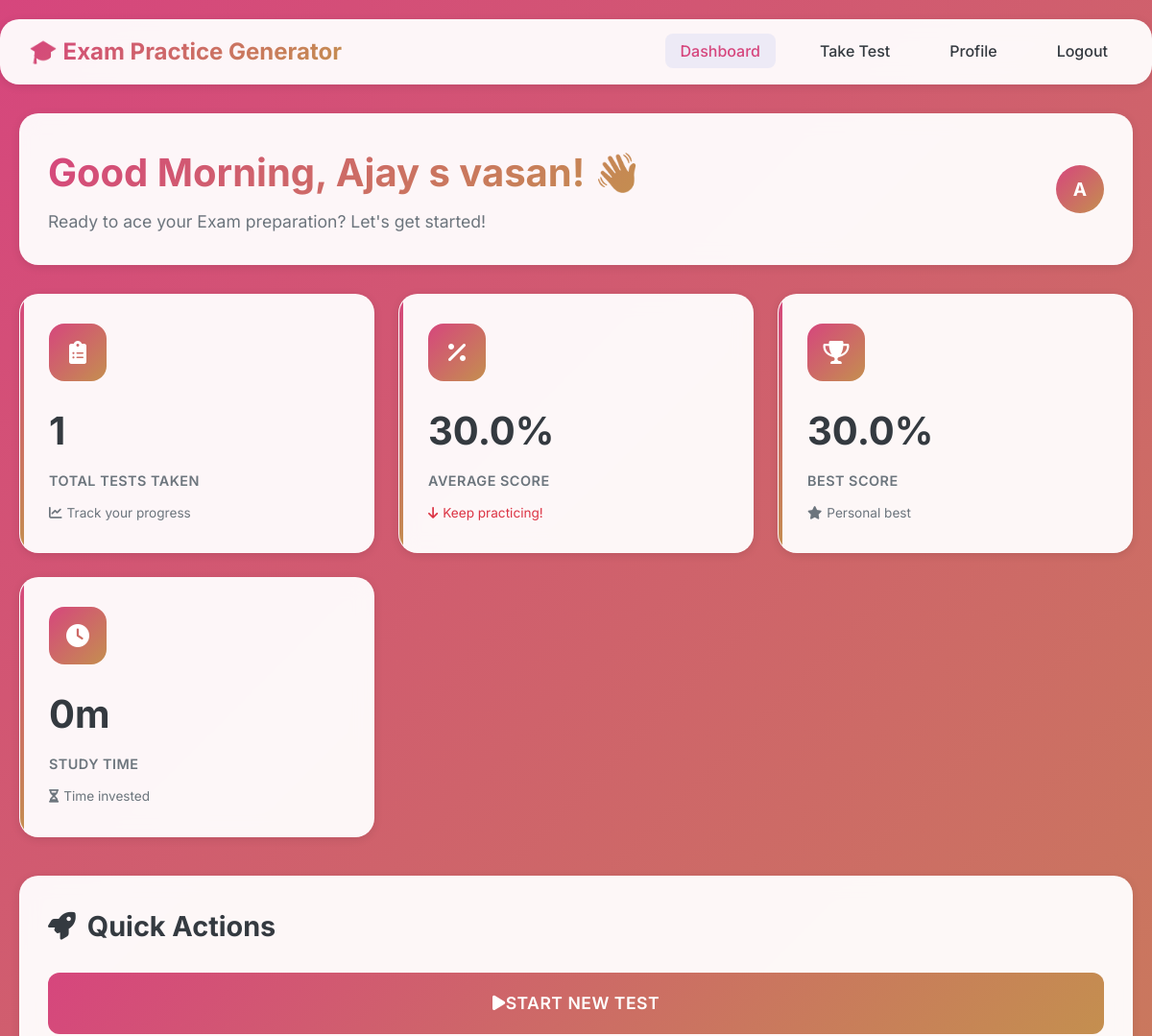
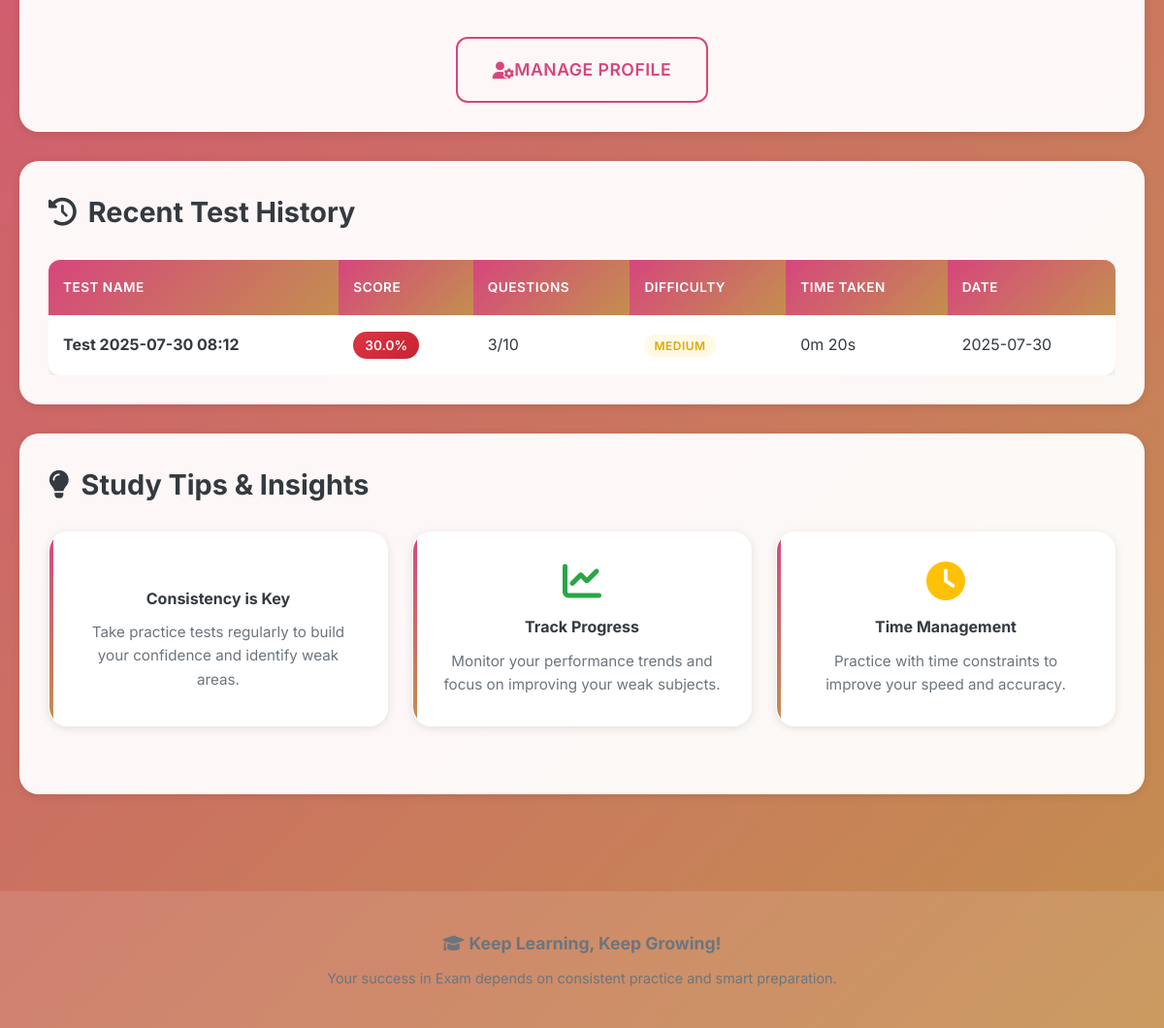
The app's page /dashboard (signed in) with its own data (2 pictures, top to bottom).
### tables this page shows
CREATE TABLE test_history (
            id INTEGER PRIMARY KEY AUTOINCREMENT,
            user_id INTEGER NOT NULL,
            test_name TEXT,
            total_questions INTEGER,
            correct_answers INTEGER,
            score_percentage REAL,
            time_taken INTEGER,
            difficulty TEXT,
            created_at TIMESTAMP DEFAULT CURRENT_TIMESTAMP,
            FOREIGN KEY (user_id) REFERENCES users (id)
        );

### app.py (the view)
@app.route('/dashboard')
@login_required
def dashboard():
    conn = get_db_connection()
    test_history = conn.execute(
        '''SELECT * FROM test_history
           WHERE user_id = ?
           ORDER BY created_at DESC
           LIMIT 10''',
        (session['user_id'],)
    ).fetchall()
    stats = conn.execute(
        '''SELECT
           COUNT(*) as total_tests,
           AVG(score_percentage) as avg_score,
           MAX(score_percentage) as best_score,
           SUM(time_taken) as total_time
           FROM test_history
           WHERE user_id = ?''',
        (session['user_id'],)
    ).fetchone()
    conn.close()
    return render_template('dashboard.html', test_history=test_history, stats=stats)

### app.py (called while the page is built)
def get_db_connection():
    conn = sqlite3.connect('gate_app.db')
    conn.row_factory = sqlite3.Row
    return conn

def login_required(f):
    from functools import wraps
    @wraps(f)
    def decorated_function(*args, **kwargs):
        if 'user_id' not in session:
            return redirect(url_for('login'))
        return f(*args, **kwargs)
    return decorated_function

### templates/dashboard.html (shortened to what this page needs)
<!DOCTYPE html>
<html lang="en">
<head>
    <link rel="stylesheet" href="{{ url_for('static', filename='css/styles.css') }}">
    <link rel="stylesheet" href="https://cdnjs.cloudflare.com/ajax/libs/font-awesome/6.0.0/css/all.min.css">
</head>
<body>
    <nav class="navbar">
        <a href="{{ url_for('dashboard') }}" class="nav-brand">
            🎓 Exam Practice Generator
        </a>
        <ul class="nav-menu">
            <li><a href="{{ url_for('dashboard') }}" class="active">Dashboard</a></li>
            <li><a href="{{ url_for('test_page') }}">Take Test</a></li>
            <li><a href="{{ url_for('profile') }}">Profile</a></li>
            <li><a href="{{ url_for('logout') }}">Logout</a></li>
        </ul>
    </nav>
    <div class="dashboard-container">
        <div class="dashboard-header">
            <div class="welcome-text">
                <h1>Welcome, {{ session.full_name }}! 👋</h1>
                <p>Ready to ace your Exam preparation? Let's get started!</p>
            </div>
            <div class="header-actions">
                <div class="user-avatar">
                    {{ session.full_name[0].upper() }}
                </div>
            </div>
        </div>
        <div class="stats-grid">
            <div class="stat-card">
                <div class="stat-icon">
                    <i class="fas fa-clipboard-list"></i>
                </div>
                <div class="stat-value">{{ stats.total_tests or 0 }}</div>
                <div class="stat-label">Total Tests Taken</div>
                <div class="stat-trend trend-neutral">
                    <i class="fas fa-chart-line"></i>
                    Track your progress
                </div>
            </div>
            <div class="stat-card">
                <div class="stat-icon">
                    <i class="fas fa-percentage"></i>
                </div>
                <div class="stat-value">{{ "%.1f"|format(stats.avg_score or 0) }}%</div>
                <div class="stat-label">Average Score</div>
                <div class="stat-trend {% if stats.avg_score and stats.avg_score >= 70 %}trend-up{% elif stats.avg_score and stats.avg_score >= 50 %}trend-neutral{% else %}trend-down{% endif %}">
                    <i class="fas fa-{% if stats.avg_score and stats.avg_score >= 70 %}arrow-up{% elif stats.avg_score and stats.avg_score >= 50 %}minus{% else %}arrow-down{% endif %}"></i>
                    {% if stats.avg_score and stats.avg_score >= 70 %}Excellent!{% elif stats.avg_score and stats.avg_score >= 50 %}Good progress{% else %}Keep practicing!{% endif %}
                </div>
            </div>
            <div class="stat-card">
                <div class="stat-icon">
                    <i class="fas fa-trophy"></i>
                </div>
                <div class="stat-value">{{ "%.1f"|format(stats.best_score or 0) }}%</div>
                <div class="stat-label">Best Score</div>
                <div class="stat-trend {% if stats.best_score and stats.best_score >= 80 %}trend-up{% else %}trend-neutral{% endif %}">
                    <i class="fas fa-star"></i>
                    Personal best
                </div>
            </div>
            <div class="stat-card">
                <div class="stat-icon">
                    <i class="fas fa-clock"></i>
                </div>
                <div class="stat-value">
                    {% if stats.total_time %}
                        {% set minutes = ((stats.total_time % 3600) // 60) %}
                        {% if hours > 0 %}{{ hours }}h {% endif %}{{ minutes }}m
                    {% else %}
                        0m
                    {% endif %}
                </div>
                <div class="stat-label">Study Time</div>
                <div class="stat-trend trend-neutral">
                    <i class="fas fa-hourglass-half"></i>
                    Time invested
                </div>
            </div>
        </div>
        <div class="history-section">
            <h2 class="section-title">
                <i class="fas fa-rocket"></i>
                Quick Actions
            </h2>
            <div class="action-buttons">
                <a href="{{ url_for('test_page') }}" class="btn btn-primary btn-large">
                    <i class="fas fa-play"></i>
                    Start New Test
                </a>
                <a href="{{ url_for('profile') }}" class="btn btn-outline btn-large">
                    <i class="fas fa-user-cog"></i>
                    Manage Profile
                </a>
            </div>
        </div>
        <div class="history-section">
            <h2 class="section-title">
                <i class="fas fa-history"></i>
                Recent Test History
            </h2>
            {% if test_history %}
                <div style="overflow-x: auto;">
                    <table class="history-table">
                        <thead>
                            <tr>
                                <th>Test Name</th>
                                <th>Score</th>
                                <th>Questions</th>
                                <th>Difficulty</th>
                                <th>Time Taken</th>
                                <th>Date</th>
                            </tr>
                        </thead>
                        <tbody>
                            {% for test in test_history %}
                                <tr>
                                    <td>
                                        <strong>{{ test.test_name or 'Practice Test' }}</strong>
                                    </td>
                                    <td>
                                        <span class="score-badge {% if test.score_percentage >= 80 %}score-excellent{% elif test.score_percentage >= 60 %}score-good{% elif test.score_percentage >= 40 %}score-average{% else %}score-poor{% endif %}">
                                            {{ "%.1f"|format(test.score_percentage) }}%
                                        </span>
                                    </td>
                                    <td>{{ test.correct_answers }}/{{ test.total_questions }}</td>
                                    <td>
                                        <span class="difficulty-badge difficulty-{{ test.difficulty }}">
                                            {{ test.difficulty.title() }}
                                        </span>
                                    </td>
                                    <td>
                                        {% if test.time_taken %}
                                            {% set minutes = (test.time_taken // 60) %}
                                            {% set seconds = (test.time_taken % 60) %}
                                            {{ minutes }}m {{ seconds }}s
                                        {% else %}
                                            N/A
                                        {% endif %}
                                    </td>
                                    <td>{{ test.created_at.split(' ')[0] if test.created_at else 'N/A' }}</td>
                                </tr>
                            {% endfor %}
                        </tbody>
                    </table>
                </div>
            {% endif %}
        </div>
        <div class="history-section">
            <h2 class="section-title">
                <i class="fas fa-lightbulb"></i>
                Study Tips & Insights
            </h2>
            <div class="stats-grid">
                <div class="stat-card">
                    <div style="text-align: center;">
                        <h4 style="color: var(--darker-color); margin-bottom: 10px;">Consistency is Key</h4>
                        <p style="color: #6c757d; font-size: 0.95rem; line-height: 1.6;">
                            Take practice tests regularly to build your confidence and identify weak areas.
                        </p>
                    </div>
                </div>
                <div class="stat-card">
                    <div style="text-align: center;">
                        <i class="fas fa-chart-line" style="font-size: 2.5rem; color: var(--success-color); margin-bottom: 15px;"></i>
                        <h4 style="color: var(--darker-color); margin-bottom: 10px;">Track Progress</h4>
                        <p style="color: #6c757d; font-size: 0.95rem; line-height: 1.6;">
                            Monitor your performance trends and focus on improving your weak subjects.
                        </p>
                    </div>
                </div>
                <div class="stat-card">
                    <div style="text-align: center;">
                        <i class="fas fa-clock" style="font-size: 2.5rem; color: var(--warning-color); margin-bottom: 15px;"></i>
                        <h4 style="color: var(--darker-color); margin-bottom: 10px;">Time Management</h4>
                        <p style="color: #6c757d; font-size: 0.95rem; line-height: 1.6;">
                            Practice with time constraints to improve your speed and accuracy.
                        </p>
                    </div>
                </div>
            </div>
        </div>
    </div>
    <footer style="text-align: center; padding: 40px 20px; color: #6c757d; background: rgba(255,255,255,0.1); margin-top: 50px;">
        <p style="font-size: 1.1rem; margin-bottom: 10px;">
            <i class="fas fa-graduation-cap"></i>
            <strong>Keep Learning, Keep Growing!</strong>
        </p>
        <p style="font-size: 0.9rem;">
            Your success in Exam depends on consistent practice and smart preparation.
        </p>
    </footer>
</body>
</html>

### records on screen
test_history: test_name "Test 2025-07-30 08:12", score_percentage "30.0", correct_answers "3", total_questions "10", difficulty "MEDIUM", minutes "0", time_taken "20", created_at "2025-07-30"

### other values on screen
{{ session.full_name }} "Ajay s vasan"
{{ session.full_name[0].upper() }} "A"
{{ stats.total_tests or 0 }} "1"
{{ "%.1f"|format(stats.avg_score or 0) }} "30.0"
{{ "%.1f"|format(stats.best_score or 0) }} "30.0"
{{ minutes }} "0"
